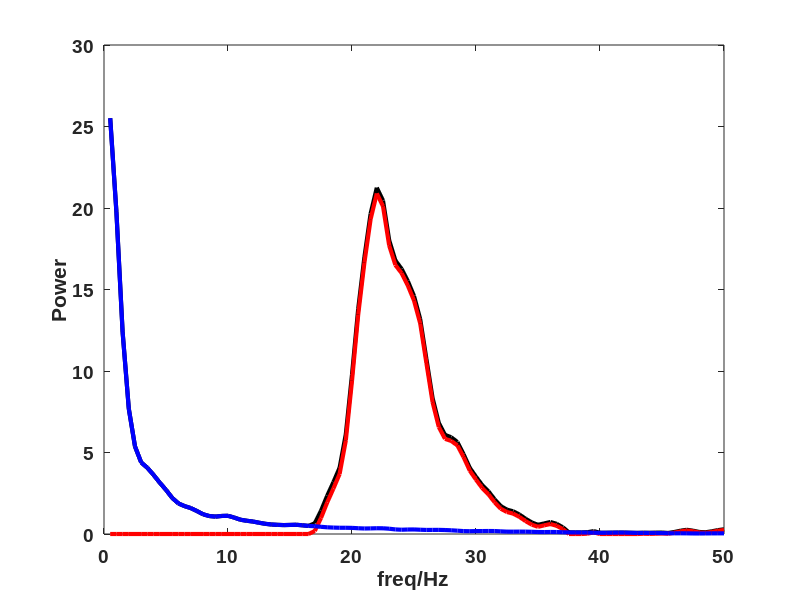

This figure's MATLAB source:
clc;clear;close all;
% qualitative simulation, visual analysis
load no_peak_set.mat
load irasa324.mat

% 1.Selecting spectra with strangely shaped peaks from the IEEG
% dataset and using IRASA to remove AC to obtain PC
freq = f(2:101);
pc = irasa_original_spec(1:100);
pc(pc < 0) = 0;  pc(1:30) = 0; pc = pc*8;

% 2. choose one from no-peak set as AC
ac = no_peak_set(11,:);
ac = ac./2; % scale
ac = ac(2:101);

% 3. calculate and mix the AC and PC
cc = ac + pc;
plot(freq,cc,'linewidth',3,'color','black')
set(gca,'fontName','Arial','fontSize',14,'fontWeight','bold')
xlabel('freq/Hz'); ylabel('Power')
hold on
plot(freq,pc,'linewidth',3,'color','r')
set(gca,'fontName','Arial','fontSize',14,'fontWeight','bold')
xlabel('freq/Hz'); ylabel('Power')
plot(freq,ac,'linewidth',3,'color','blue')
set(gca,'fontName','Arial','fontSize',14,'fontWeight','bold')
xlabel('freq/Hz'); ylabel('Power')
% ylim([0 20])

save groudtruth_324.mat ac pc cc
% 4.Use XiPi and FOOF to decompose spectra and demonstrate the comparison between AC and PC with ground truth
% compare.m